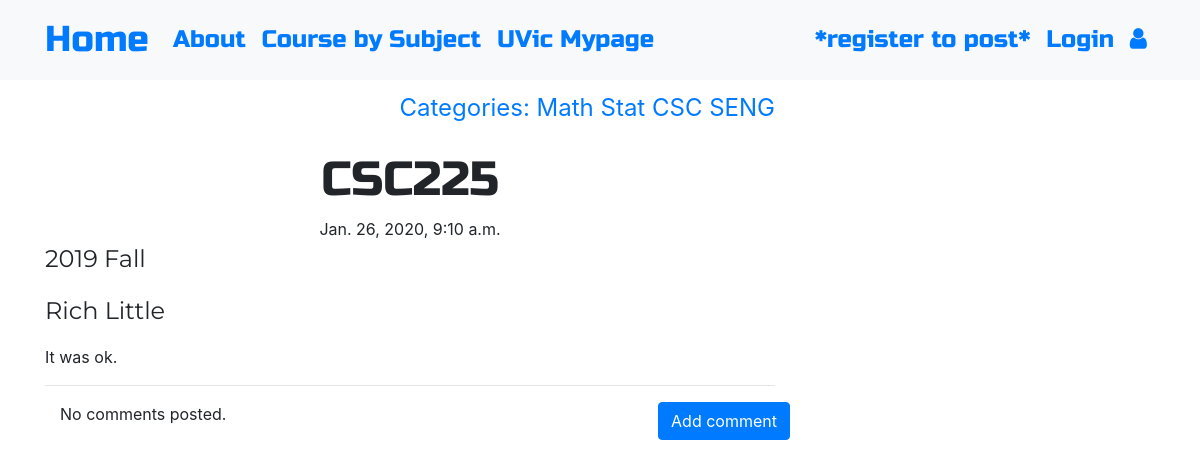
Screenshot of /post/3 with the database file from the repository.
### blog/models.py (models this page shows, shortened)
class Post(models.Model):
    Course = models.CharField(max_length=200)
    When = models.CharField(max_length=200, blank=True, null=True)
    Instructor = models.CharField(max_length=200, blank=True, null=True)
    text = models.TextField()
    create_date=models.DateTimeField(default=timezone.now())
    published_date = models.DateTimeField(blank=True, null=True)
    course_choice = (('math','Math'),('stat','Stat'),('csc','CSC'),('seng','SENG'),('other','Other') )
    course_category = models.CharField(max_length=6, choices=course_choice, default='Other')

### blog/views.py (the view)
# urls.py: path('post/<int:pk>', views.PostDetailView.as_view(), name='post_detail'),
class PostDetailView(DetailView):
    model = Post

### blog/templates/blog/post_detail.html (shortened to what this page needs)
{% extends 'blog/base.html' %}
{% block content %}
        <h1 class='posttitle'>{{ post.Course }}</h1>
        {% if post.published_date %}
            <div class="date postdate">
                {{ post.published_date }}
            </div>
        {% else %}
            <a class="btn btn-outline-dark" href="{% url 'post_publish' pk=post.pk %}">Publish</a>
        {% endif %}
      <p class='postcontent' >{{ post.When|safe|linebreaksbr }}</p>
      <p class='postcontent' >{{ post.Instructor|safe|linebreaksbr }}</p>
      <p class='postcontent' >{{ post.text|safe|linebreaksbr }}</p>
  <hr>
  <a class="btn btn-primary btn-comment" href="{% url 'add_comment_to_post' pk=post.pk %}">Add comment</a>
  <div class="container">
  {% for comment in post.comments.all %}
  <br>
      {% if user.is_authenticated or comment.approved_comment %}
              {{ comment.created_date }}
              {% if not comment.approved_comment %}
                  <a class="btn btn-primary" href="{% url 'comment_remove' pk=comment.pk %}"><span class="fa fa-remove"></span></a>
                  <a class="btn btn-primary" href="{% url 'comment_approve' pk=comment.pk %}"><span class="fa fa-check"></span></a>
              {% endif %}
          <p>{{ comment.text|safe|linebreaks }}</p>
          <p>Posted by: <strong>{{ comment.author }}</strong></p>
      {% endif %}
  {% empty %}
      <p>No comments posted.</p>
  {% endfor %}
</div>
{% endblock %}

### blog/static/css/blog.css (style rules this page uses)
.postdate { text-align: center; }
.posttitle { font-family: 'Russo One', sans-serif; font-size: 3em; text-align: center; margin-top: 25px; }
.postcontent { font-family: 'Montserrat'; font-size: 1.5em; }
.btn-comment { position: absolute; right: 0px; }
.loader { filter:hue-rotate(0deg); color: linear-gradient(45deg,#0f8,#08f); animation:hue 5000ms infinite linear; background-image:url(https://finearts.uvic.ca/music/calendar/wp-content/uploads/2017/06/UVic_East_high_500x500.jpg); background-position:right; background-size: 25% 100%; background-repeat: no-repeat; }

### rows the page displays
Post: Course "CSC225", published_date "Jan. 26, 2020, 9:10 a.m.", When "2019 Fall", Instructor "Rich Little", text "It was ok."
